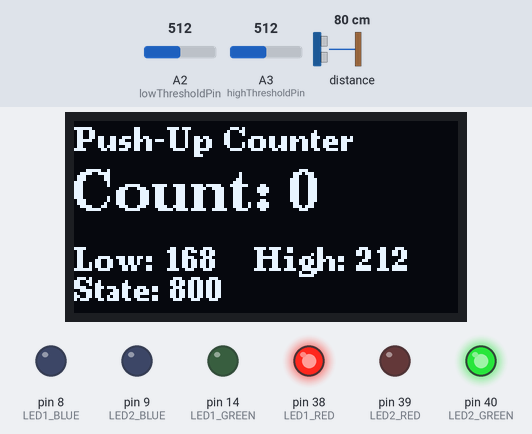
Bench run of a sketch on a simulated Arduino Mega 2560, built for the host (arithmetic inside an expression is 32-bit, double 64-bit). Parts: 128×64 one-colour display, output pins drawn as LEDs (lit = HIGH). The test bench sets the inputs (shaded band); at power-on: distance to the obstacle 80 cm, A2 (lowThresholdPin) = 512, A3 (highThresholdPin) = 512. What the sketch prints to the serial monitor is not drawn.

Above: at 1.2 s.
1.3 s: distance to the obstacle set to 23 cm
At 2.0 s:
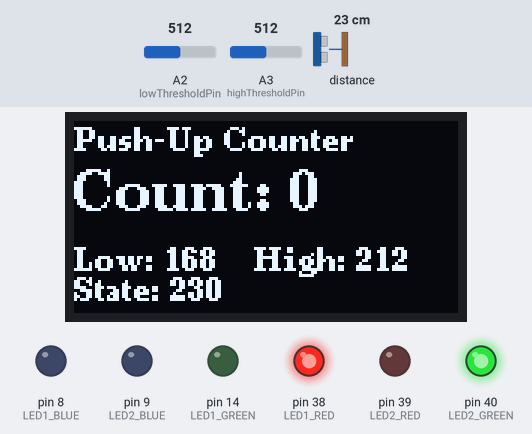
2.9 s: distance to the obstacle set to 21 cm
At 4.1 s:
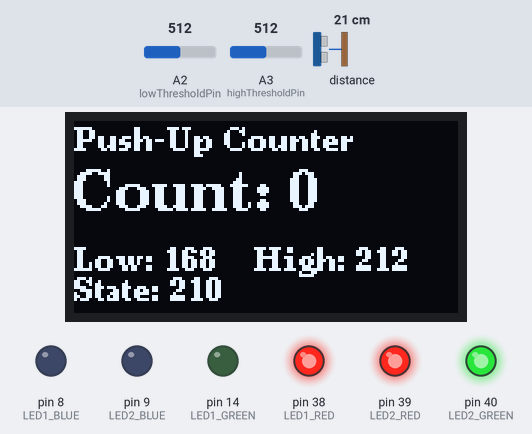
4.4 s: A2 (lowThresholdPin) set to 659
At 5.4 s:
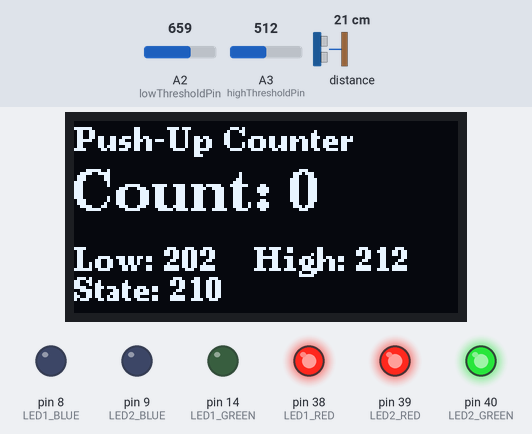
5.9 s: A2 (lowThresholdPin) set to 677
At 6.6 s:
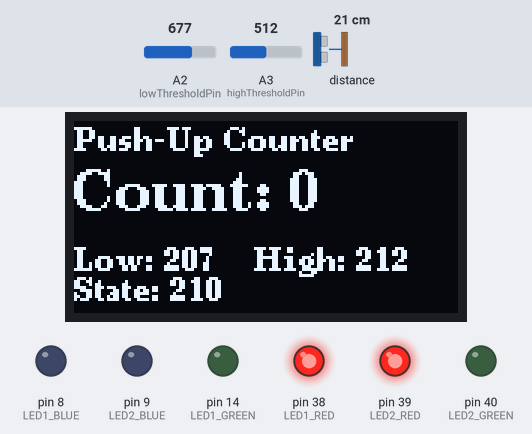
7.5 s: A3 (highThresholdPin) set to 539
At 8.1 s:
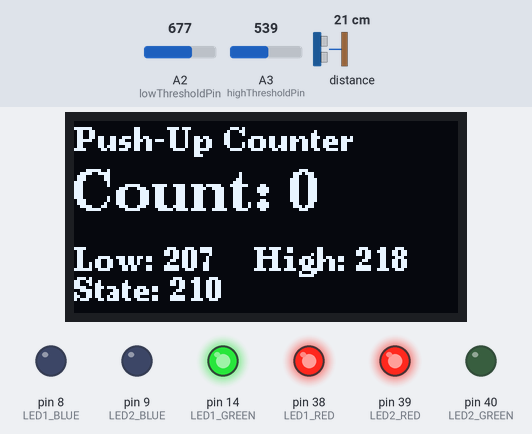
9.1 s: distance to the obstacle set to 2 cm
At 10.4 s:
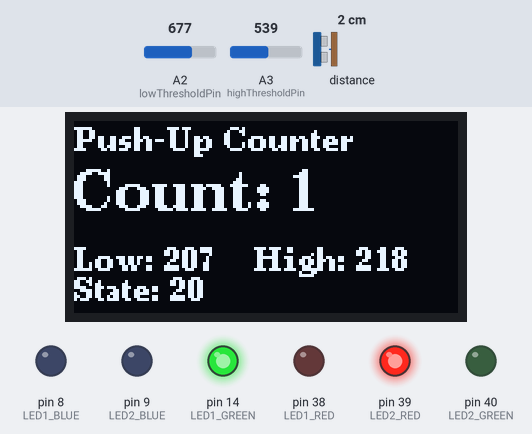
Timing chart, 0 to 11.6 s (numbered marks = the images above; inputs shaded):
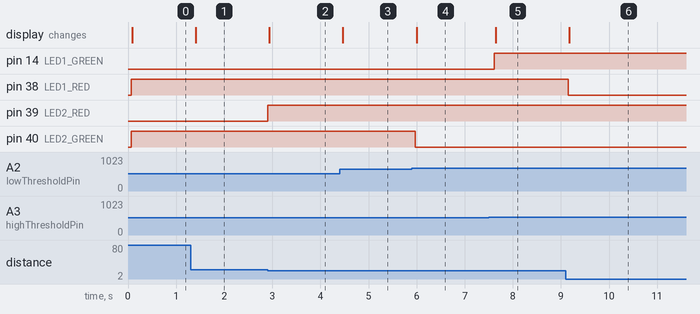

Measured:
- the behaviour switches between 22 and 21 cm on distance to the obstacle (found by bisection; images 1 and 2)
- the behaviour switches between 676 and 677 on A2 (lowThresholdPin) (found by bisection; images 3 and 4)
- the behaviour switches between 523 and 524 on A3 (highThresholdPin) (found by bisection; images 4 and 5)
- after the input at 1.3 s, the display: changes after 0.10 s (image 1)
- after the input at 2.9 s, pin 39 (LED2_RED): LOW → HIGH at once; the display: changes at once (image 2)
- after the input at 4.4 s, the display: changes after 0.07 s (image 3)
- after the input at 5.9 s, pin 40 (LED2_GREEN): HIGH → LOW after 0.07 s; the display: changes after 0.10 s (image 4)
- after the input at 7.5 s, pin 14 (LED1_GREEN): LOW → HIGH after 0.12 s; the display: changes after 0.14 s (image 5)
- after the input at 9.1 s, pin 38 (LED1_RED): HIGH → LOW after 0.05 s; the display: changes after 0.07 s (image 6)

The sketch:

PushupCounter.ino
```cpp
#include <Wire.h>
#include "Adafruit_VL53L0X.h"
#include <U8g2lib.h>

// ---------------------------
// Pin Definitions
// ---------------------------

// Potentiometers
const int lowThresholdPin = 2;
const int highThresholdPin = 3;

// RGB LED1 Pins (Low Threshold Indicator)
const int LED1_RED = 38;
const int LED1_GREEN = 14;
const int LED1_BLUE = 8;

// RGB LED2 Pins (High Threshold Indicator)
const int LED2_RED = 39;
const int LED2_GREEN = 40;
const int LED2_BLUE = 9;

// ---------------------------
// Object Initializations
// ---------------------------

// Initialize VL53L0X sensor
Adafruit_VL53L0X lox = Adafruit_VL53L0X();

// Initialize U8G2 OLED (Example for SSD1306 128x64, adjust if different)
U8G2_SSD1306_128X64_NONAME_F_HW_I2C u8g2(U8G2_R0, /* reset=*/U8X8_PIN_NONE);

// ---------------------------
// Push-Up Counter Variables
// ---------------------------

int pushUpCount = 0;
bool inUpPosition = false;

// Threshold Values
int lowThreshold = 300;   // Initial value, will be overridden by pot
int highThreshold = 500;  // Initial value, will be overridden by pot

// Debounce Variables
unsigned long lastChangeTime = 0;
const unsigned long debounceDelay = 200;  // 200ms

// ---------------------------
// Setup Function
// ---------------------------

void setup() {
  // Initialize Serial Communication
  Serial.begin(115200);

  // Wait until serial port opens for native USB devices
  while (!Serial) {
    delay(1);
  }

  Serial.println("Adafruit VL53L0X Push-Up Counter");

  // Initialize I2C for VL53L0X and OLED on GPIO47 (SDA) and GPIO48 (SCL)
  Wire.begin(47, 48);

  // Initialize VL53L0X sensor
  if (!lox.begin()) {
    Serial.println(F("Failed to boot VL53L0X"));
    while (1)
      ;
  }
  Serial.println(F("VL53L0X API Continuous Ranging example"));

  // Start continuous ranging
  lox.startRangeContinuous();

  // Initialize OLED
  u8g2.begin();

  // Initialize RGB LEDs as OUTPUT
  pinMode(LED1_RED, OUTPUT);
  pinMode(LED1_GREEN, OUTPUT);
  pinMode(LED1_BLUE, OUTPUT);

  pinMode(LED2_RED, OUTPUT);
  pinMode(LED2_GREEN, OUTPUT);
  pinMode(LED2_BLUE, OUTPUT);

  // Initialize LEDs to OFF
  setLEDColor(LED1_RED, LED1_GREEN, LED1_BLUE, 0, 0, 0);
  setLEDColor(LED2_RED, LED2_GREEN, LED2_BLUE, 0, 0, 0);
}

// ---------------------------
// Loop Function
// ---------------------------

void loop() {
  // Read Potentiometer Values and Map to Thresholds
  lowThreshold = map(analogRead(lowThresholdPin), 0, 4095, 50, 1000);  // Adjust mapping as needed
  highThreshold = map(analogRead(highThresholdPin), 0, 4095, 100, 1000);

  // Debugging: Print Thresholds
  Serial.print("Low Threshold: ");
  Serial.println(lowThreshold);
  Serial.print("High Threshold: ");
  Serial.println(highThreshold);

  // Read distance from VL53L0X sensor using Adafruit example method
  if (lox.isRangeComplete()) {
    uint16_t distance = lox.readRange();

    if (lox.timeoutOccurred()) {
      Serial.println(F("VL53L0X Timeout!"));
      // Optionally handle timeout
    } else {
      Serial.print(F("Distance (mm): "));
      Serial.println(distance);

      // Push-up logic
      if (distance < lowThreshold) {
        if (inUpPosition) {
          unsigned long currentTime = millis();
          if (currentTime - lastChangeTime > debounceDelay) {
            pushUpCount++;
            inUpPosition = false;
            lastChangeTime = currentTime;
            Serial.print(F("Push-up Count: "));
            Serial.println(pushUpCount);
          }
        }
      } else if (distance > highThreshold) {
        inUpPosition = true;
      }

      // Update LEDs based on distance
      updateLEDs(distance);

      // Update OLED display
      updateDisplay(pushUpCount, lowThreshold, highThreshold, distance);
    }
  }

  delay(50);  // Short delay to prevent excessive processing
}

// ---------------------------
// Helper Functions
// ---------------------------

/**
 * Sets the color of an RGB LED.
 * @param redPin   GPIO pin connected to the red LED.
 * @param greenPin GPIO pin connected to the green LED.
 * @param bluePin  GPIO pin connected to the blue LED.
 * @param red      Intensity of the red color (0-255).
 * @param green    Intensity of the green color (0-255).
 * @param blue     Intensity of the blue color (0-255).
 */
void setLEDColor(int redPin, int greenPin, int bluePin, int red, int green, int blue) {
  // Assuming Common Cathode LEDs
  // For Common Anode, invert the values (255 - value)
  analogWrite(redPin, red);
  analogWrite(greenPin, green);
  analogWrite(bluePin, blue);
}

/**
 * Updates both RGB LEDs based on the current distance.
 * LED1: Low Threshold Indicator
 * LED2: High Threshold Indicator
 * @param distance Current distance measurement in millimeters.
 */
void updateLEDs(int distance) {
  // ---------------------------
  // Update LED1 (Low Threshold Indicator)
  // ---------------------------
  if (distance < lowThreshold) {
    // Green - Low position achieved
    setLEDColor(LED1_RED, LED1_GREEN, LED1_BLUE, 0, 255, 0);
  } else if (distance < (lowThreshold + (highThreshold - lowThreshold) / 2)) {
    // Yellow - Approaching Low position
    setLEDColor(LED1_RED, LED1_GREEN, LED1_BLUE, 255, 255, 0);
  } else {
    // Red - Not in Low position
    setLEDColor(LED1_RED, LED1_GREEN, LED1_BLUE, 255, 0, 0);
  }

  // ---------------------------
  // Update LED2 (High Threshold Indicator)
  // ---------------------------
  if (distance > highThreshold) {
    // Green - High position achieved
    setLEDColor(LED2_RED, LED2_GREEN, LED2_BLUE, 0, 255, 0);
  } else if (distance > (highThreshold - (highThreshold - lowThreshold) / 2)) {
    // Yellow - Approaching High position
    setLEDColor(LED2_RED, LED2_GREEN, LED2_BLUE, 255, 255, 0);
  } else {
    // Red - Not in High position
    setLEDColor(LED2_RED, LED2_GREEN, LED2_BLUE, 255, 0, 0);
  }
}

/**
 * Updates the OLED display with the current push-up count and thresholds.
 * @param count        Current number of push-ups performed.
 * @param lowThreshold Current low threshold value.
 * @param highThreshold Current high threshold value.
 */
void updateDisplay(int count, int lowThreshold, int highThreshold, int distance) {
  u8g2.clearBuffer();
  u8g2.setFont(u8g2_font_ncenB08_tr);  // Choose a suitable font
  u8g2.drawStr(0, 10, "Push-Up Counter");

  u8g2.setFont(u8g2_font_ncenB14_tr);
  String countStr = "Count: " + String(count);
  u8g2.drawStr(0, 30, countStr.c_str());

  // Display Low and High Threshold Values
  u8g2.setFont(u8g2_font_ncenB08_tr);
  String lowStr = "Low: " + String(lowThreshold);
  u8g2.drawStr(0, 50, lowStr.c_str());

  String highStr = "High: " + String(highThreshold);
  u8g2.drawStr(60, 50, highStr.c_str());

  String distanceStr = "State: " + String(distance);
  u8g2.drawStr(0, 60, distanceStr.c_str());

  u8g2.sendBuffer();
}
```
